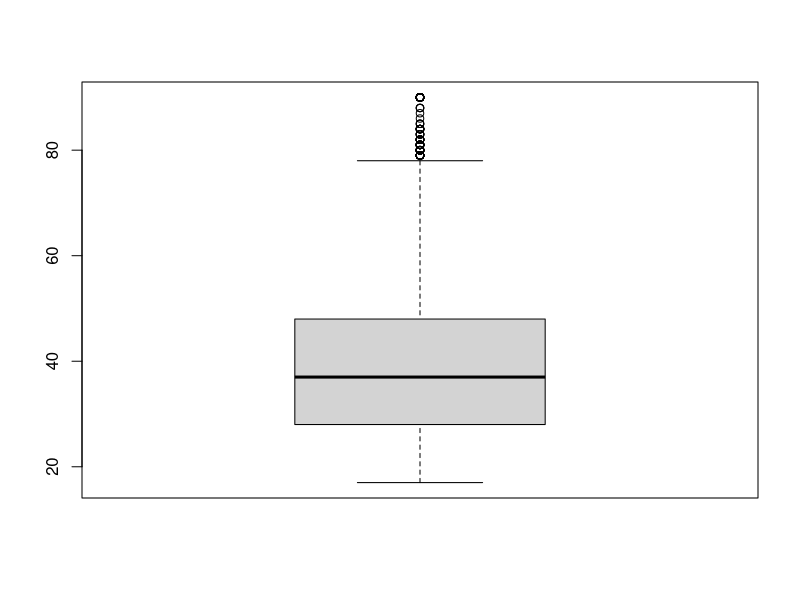
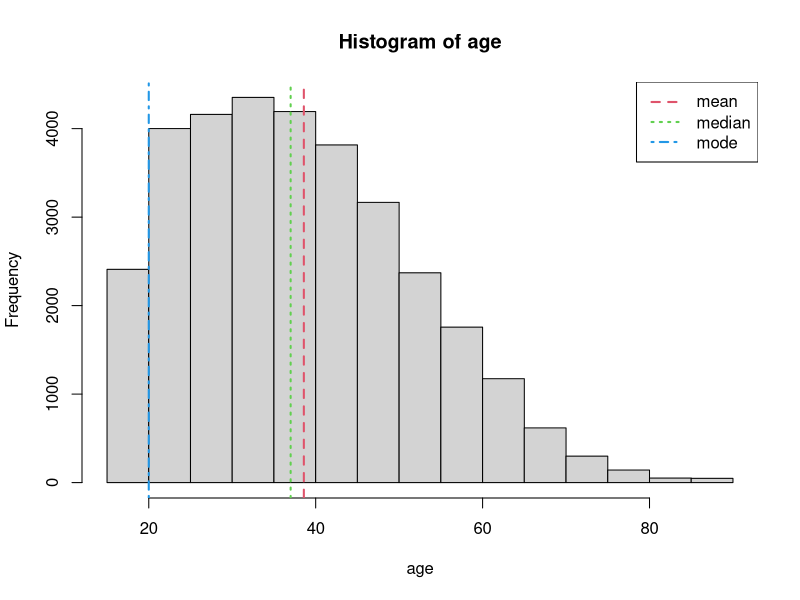
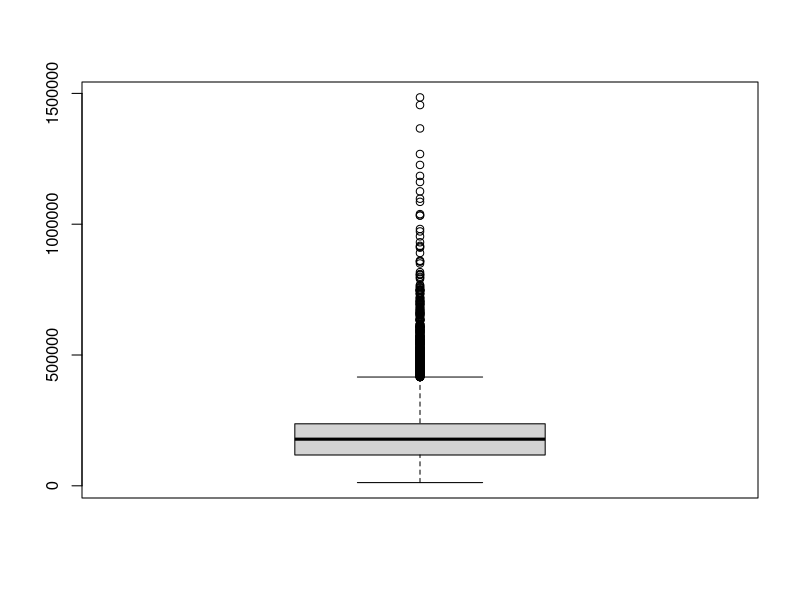
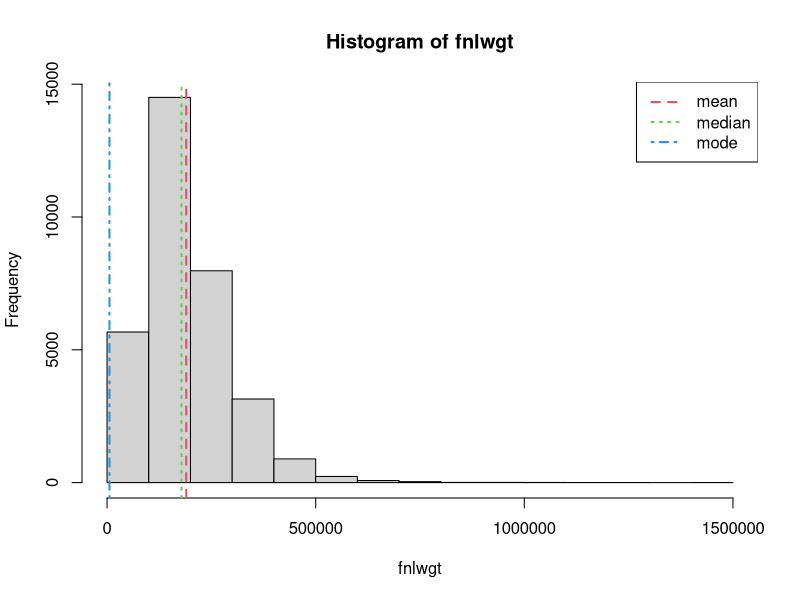
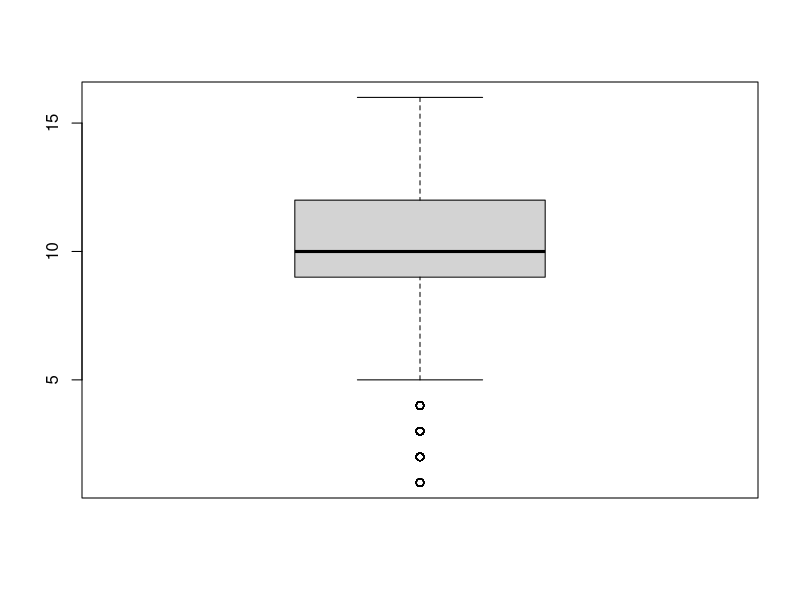
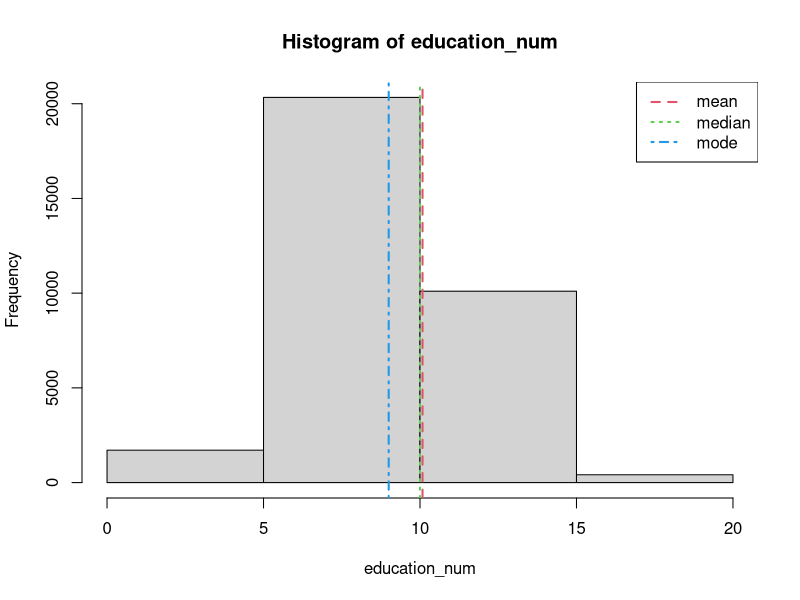
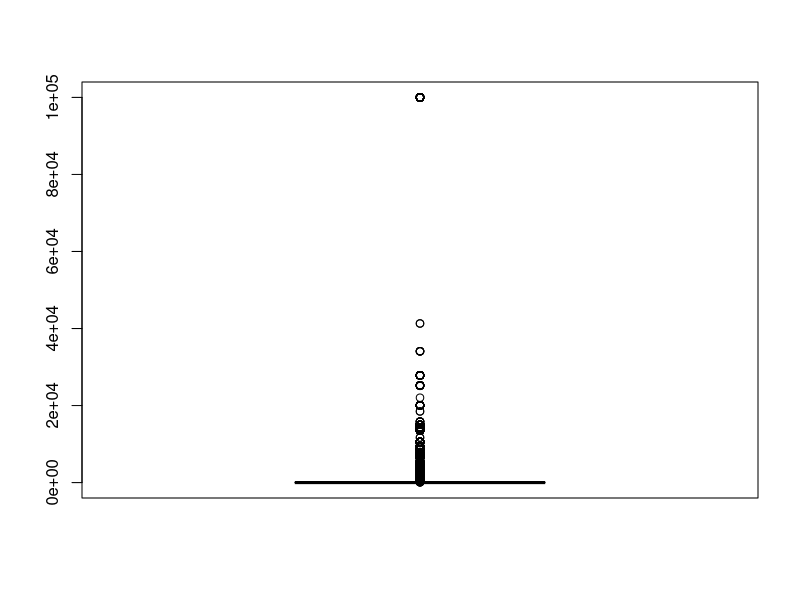
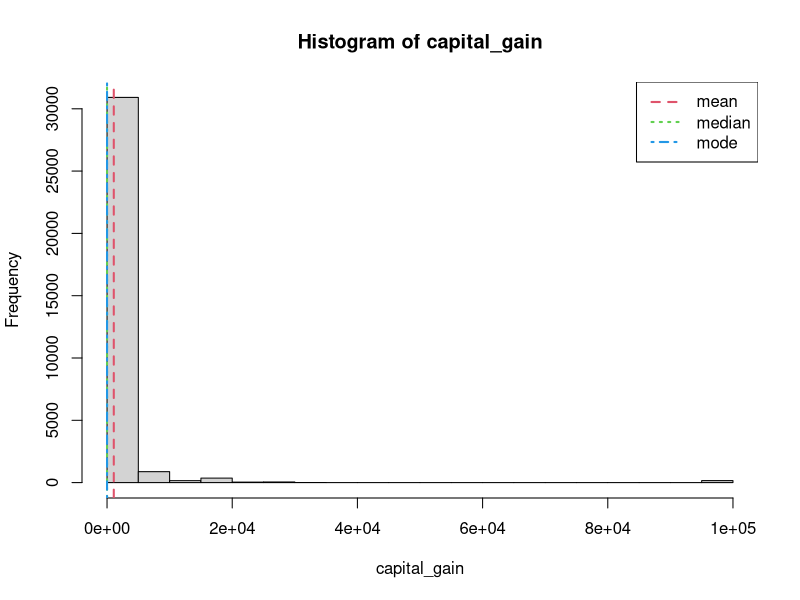

Write R code to recreate these figures, in order.
# reading data
data = read.csv("Lab1/adult.csv")

# age ------------------------------------------------------------------------------
# scale type : ratio
# ==> better central tendency index (to assymetric distribution): median
# ==> better measure of dispersion: iqr (interquartile range)

age = data$age

summary(age)
boxplot(age)
hist(age)

age_min = min(age) # minimum
age_max = max(age) # maximum
age_var = var(age) # variance
age_sd = sd(age) # standard deviation
age_cov = age_var/mean(age) # covariance
age_q1 = quantile(age, .25) # first quartil
age_q3 = quantile(age, .75) # third quartil
age_iqr = age_q3 - age_q1 # interquartile diff
age_BL = age_q1 - ((1.5) * age_iqr) # bottom limit
age_UL = age_q3 - ((1.5) * age_iqr) # upper limit

abline(v = mean(age), col=2, lty=2, lwd=2) 
abline(v = median(age), col=3, lty=3, lwd=2) 
abline(v = which.max(table(age)), col=4, lty=4, lwd=2)
ex12 = expression(mean, median, mode) 
utils::str(legend("topright", ex12, col = 2:4, lty=2:4, lwd=2))


# fnlwgt (Final sampling weight) ---------------------------------------------------
# scale type : ratio
# ==> better central tendency index (to assymetric distribution): median
# ==> better measure of dispersion: iqr (interquartile range) (?)

# ==> specifically, in this case, the variable is a tax, with unknowlegde formula, so
# some other central tendency index can be better that the meadian value

fnlwgt = data$fnlwgt
summary(fnlwgt)
boxplot(fnlwgt)
hist(fnlwgt)

fnlwgt_min = min(fnlwgt) # minimum
fnlwgt_max = max(fnlwgt) # maximum
fnlwgt_var = var(fnlwgt) # variance
fnlwgt_sd = sd(fnlwgt) # standard deviation
fnlwgt_cov = age_var/mean(fnlwgt) # covariance
fnlwgt_q1 = quantile(fnlwgt, .25) # first quartil
fnlwgt_q3 = quantile(fnlwgt, .75) # third quartil
fnlwgt_iqr = fnlwgt_q3 - fnlwgt_q1 # interquartile diff
fnlwgt_BL = fnlwgt_q1 - ((1.5) * fnlwgt_iqr) # bottom limit
fnlwgt_UL = fnlwgt_q3 - ((1.5) * fnlwgt_iqr) # upper limit

abline(v = mean(fnlwgt), col=2, lty=2, lwd=2) 
abline(v = median(fnlwgt), col=3, lty=3, lwd=2) 
abline(v = which.max(table(fnlwgt)), col=4, lty=4, lwd=2)
ex12 = expression(mean, median, mode) 
utils::str(legend("topright", ex12, col = 2:4, lty=2:4, lwd=2))

# education.num --------------------------------------------------------------------
# scale type : ratio
# ==> better central tendency index (to symetric and unimodal distribution): median
# ==> better measure of dispersion: var, sd or cov

# this variable is the number of years of education, so is a sortable variable

education_num = data$education.num

summary(education_num)
boxplot(education_num)
hist(education_num, nclass=4)

education_num_min = min(education_num) # minimum
education_num_max = max(education_num) # maximum
education_num_var = var(education_num) # variance
education_num_sd = sd(education_num) # standard deviation
education_num_cov = education_num_var/mean(education_num) # covariance
education_num_q1 = quantile(education_num, .25) # first quartil
education_num_q3 = quantile(education_num, .75) # third quartil
education_num_iqr = education_num_q3 - education_num_q1 # interquartile diff
education_num_BL = education_num_q1 - ((1.5) * education_num_iqr) # bottom limit
education_num_UL = education_num_q3 - ((1.5) * education_num_iqr) # upper limit

abline(v = mean(education_num), col=2, lty=2, lwd=2) 
abline(v = median(education_num), col=3, lty=3, lwd=2) 
abline(v = which.max(table(education_num)), col=4, lty=4, lwd=2)
ex12 = expression(mean, median, mode) 
utils::str(legend("topright", ex12, col = 2:4, lty=2:4, lwd=2))

# capital.gain --------------------------------------------------------------------
# scale type : ratio
# ==> better central tendency index (to assymetric distribution): median
# ==> better measure of dispersion: quantiles or iqr

capital_gain = data$capital.gain

summary(capital_gain)
boxplot(capital_gain)
hist(capital_gain)

capital_gain_min = min(capital_gain) # minimum
capital_gain_max = max(capital_gain) # maximum
capital_gain_var = var(capital_gain) # variance
capital_gain_sd = sd(capital_gain) # standard deviation
capital_gain_cov = capital_gain_var/mean(capital_gain) # covariance
capital_gain_q1 = quantile(capital_gain, .25) # first quartil
capital_gain_q3 = quantile(capital_gain, .75) # third quartil
capital_gain_iqr = capital_gain_q3 - capital_gain_q1 # interquartile diff
capital_gain_BL = capital_gain_q1 - ((1.5) * capital_gain_iqr) # bottom limit
capital_gain_UL = capital_gain_q3 - ((1.5) * capital_gain_iqr) # upper limit

abline(v = mean(capital_gain), col=2, lty=2, lwd=2) 
abline(v = median(capital_gain), col=3, lty=3, lwd=2) 
abline(v = which.max(table(capital_gain)), col=4, lty=4, lwd=2)
ex12 = expression(mean, median, mode) 
utils::str(legend("topright", ex12, col = 2:4, lty=2:4, lwd=2))

# capital.loss ----------------------------------------------------------------------
# scale type : ratio
# ==> better central tendency index (to assymetric distribution): median
# ==> better measure of dispersion: quantiles or iqr

capital_loss = data$capital.loss

summary(capital_loss)
boxplot(capital_loss)
hist(capital_loss)

capital_loss_min = min(capital_loss) # minimum
capital_loss_max = max(capital_loss) # maximum
capital_loss_var = var(capital_loss) # variance
capital_loss_sd = sd(capital_loss) # standard deviation
capital_loss_cov = capital_loss_var/mean(capital_loss) # covariance
capital_loss_q1 = quantile(capital_loss, .25) # first quartil
capital_loss_q3 = quantile(capital_loss, .75) # third quartil
capital_loss_iqr = capital_loss_q3 - capital_loss_q1 # interquartile diff
capital_loss_BL = capital_loss_q1 - ((1.5) * capital_loss_iqr) # bottom limit
capital_loss_UL = capital_loss_q3 - ((1.5) * capital_loss_iqr) # upper limit

abline(v = mean(capital_loss), col=2, lty=2, lwd=2) 
abline(v = median(capital_loss), col=3, lty=3, lwd=2) 
abline(v = which.max(table(capital_loss)), col=4, lty=4, lwd=2)
ex12 = expression(mean, median, mode)
utils::str(legend("topright", ex12, col = 2:4, lty=2:4, lwd=2))

# hours.per.week --------------------------------------------------------------------
# scale type : ratio
# ==> better central tendency index (to symetric and unimodal distribution): median
# ==> better measure of dispersion: var, sd or cov

hours_per_week = data$hours.per.week

summary(hours_per_week)
boxplot(hours_per_week)
hist(hours_per_week, nclass=5)

hours_per_week_min = min(hours_per_week) # minimum
hours_per_week_max = max(hours_per_week) # maximum
hours_per_week_var = var(hours_per_week) # variance
hours_per_week_sd = sd(hours_per_week) # standard deviation
hours_per_week_cov = hours_per_week_var/mean(hours_per_week) # covariance
hours_per_week_q1 = quantile(hours_per_week, .25) # first quartil
hours_per_week_q3 = quantile(hours_per_week, .75) # third quartil
hours_per_week_iqr = hours_per_week_q3 - hours_per_week_q1 # interquartile diff
hours_per_week_BL = hours_per_week_q1 - ((1.5) * hours_per_week_iqr) # bottom limit
hours_per_week_UL = hours_per_week_q3 - ((1.5) * hours_per_week_iqr) # upper limit

abline(v = mean(hours_per_week), col=2, lty=2, lwd=2) 
abline(v = median(hours_per_week), col=3, lty=3, lwd=2) 
abline(v = which.max(table(hours_per_week)), col=4, lty=4, lwd=2)
ex12 = expression(mean, median, mode) 
utils::str(legend("topright", ex12, col = 2:4, lty=2:4, lwd=2))

# Wages (annual) --------------------------------------------------------------------
# scale type : ratio
# ==> better central tendency index (to symetric and unimodal distribution): median
# ==> better measure of dispersion: var, sd or cov

wages = data$Wages

summary(wages)
boxplot(wages)
hist(wages, nclass=5)

wages_min = min(wages) # minimum
wages_max = max(wages) # maximum
wages_var = var(wages) # variance
wages_sd = sd(wages) # standard deviation
wages_cov = wages_var/mean(wages) # covariance
wages_q1 = quantile(wages, .25) # first quartil
wages_q3 = quantile(wages, .75) # third quartil
wages_iqr = wages_q3 - wages_q1 # interquartile diff
wages_BL = wages_q1 - ((1.5) * wages_iqr) # bottom limit
wages_UL = wages_q3 - ((1.5) * wages_iqr) # upper limit

abline(v = mean(wages), col=2, lty=2, lwd=2) 
abline(v = median(wages), col=3, lty=3, lwd=2) 
abline(v = which.max(table(wages)), col=4, lty=4, lwd=2)
ex12 = expression(mean, median, mode) 
utils::str(legend("topright", ex12, col = 2:4, lty=2:4, lwd=2))

